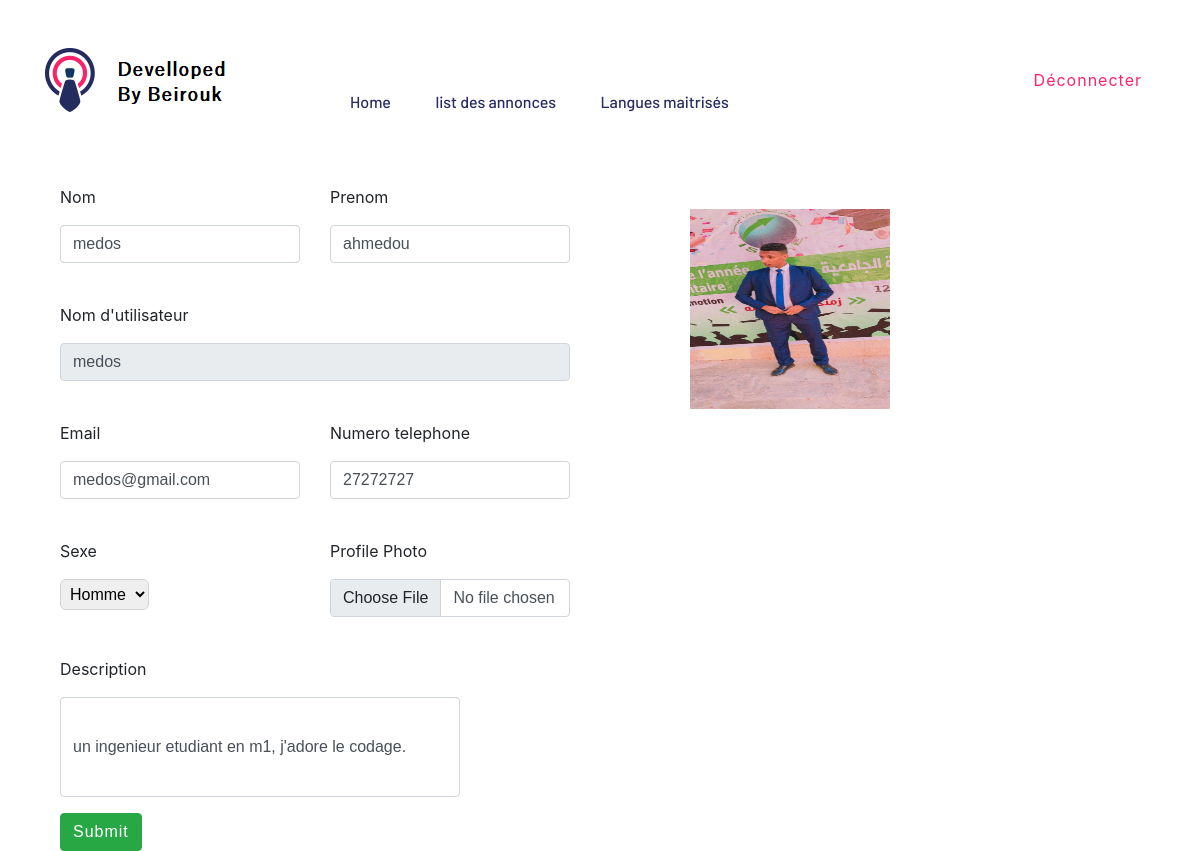
The page /page_home_chercheur_emploi/ (signed in) on the database its author committed.
### myappdjf/models.py (models this page shows, shortened)
class C_emploi(models.Model):
    user = models.ForeignKey(User, on_delete=models.CASCADE)
    telephone = models.CharField(max_length=10)
    image = models.ImageField(upload_to="")
    sexe = models.CharField(max_length=10)
    type = models.CharField(max_length=15)
    description = models.TextField(max_length=400, default="", editable=False)
    experience = models.CharField(max_length=100, default="", editable=False)
    adresse = models.CharField(max_length=100, default="", editable=False)
    skills = models.CharField(max_length=200, default="", editable=False)

### myappdjf/views.py (the view, shortened to what this page needs)
# urls.py: path("page_home_chercheur_emploi/", views.page_home_chercheur_emploi, name="page_home_chercheur_emploi"),
def page_home_chercheur_emploi(request):
    if not request.user.is_authenticated:
        return redirect('/connexion_chercheur_emploi/')
    c_emploi = C_emploi.objects.get(user=request.user)
    return render(request, "page_home_chercheur_emploi.html", {'c_emploi':c_emploi})

### myappdjf/templates/page_home_chercheur_emploi.html (shortened to what this page needs)
{% extends 'user_navbar.html' %}
{% block body %}
<div class="container">
    <div class="row">
        <div class="col-sm-6">
            <form class="container mt-4" method="POST" enctype="multipart/form-data">
                <div class="row">
                    <div class="form-group col-md-6">
                        <label>Nom</label>
                        <input type="text" class="form-control mt-2" name="first_name" id="first_name"
                            value="{{c_emploi.user.first_name}}" required>
                    </div>
                    <div class="form-group col-md-6">
                        <label>Prenom</label>
                        <input type="text" class="form-control mt-2" name="last_name" id="last_name"
                        value="{{c_emploi.user.last_name}}" required>
                    </div>
                </div>
                <div class="row mt-4">
                    <div class="form-group col-md-12">
                        <label>Nom d'utilisateur</label>
                        <input type="text" class="form-control mt-2" name="username" id="username"
                            value="{{c_emploi.user.username}}" readonly>
                    </div>
                </div>
                <div class="row mt-4">
                    <div class="form-group col-md-6">
                        <label>Email </label>
                        <input type="email" class="form-control mt-2" name="email" id="email" value="{{c_emploi.user.email}}" required>
                    </div>
                    <div class="form-group col-md-6">
                        <label>Numero telephone </label>
                        <input type="tel" class="form-control mt-2" name="telephone" id="phone" value="{{c_emploi.telephone}}" required>
                    </div>
                </div>
                <div class="row mt-4">
                    <div class="form-group col-md-6">
                        <label>Sexe</label>
                        {% if c_emploi.sexe == "Male" %}
                        <div >
                            <Select name="sexe"  class="mt-2" style="border: 1px solid lightgrey; padding: 5px; border-radius: 6px;">
                                <option value="Male"> Homme </option>
                            </select>
                        </div>
                        {% endif %}
                    </div>
                    <div class="form-group col-md-6">
                        <label>Profile Photo</label>
                        <input type="file" class="form-control mt-2" name="image" id="image">
                    </div>
                </div>
                <div class="row mt-4">
                    <div class="form-group col-md-12">
                        <label>Description</label>
                        <input type="text" class="form-control mt-2" name="description" id="description"
                             value="{{c_emploi.description}}" style="height:100px; width:400px;"  required> </input>
                    </div>
                </div>
                <input type="submit" value="Submit" class="btn btn-success"  ">
            </form>
        </div>
        <div class="col-sm-4 mt-5 text-center">
            <img src="{{c_emploi.image.url}}" alt="" width="200px" height="200px">
        </div>
    </div>
</div>
{% endblock %}

### myappdjf/static/fs/css/main.css (style rules this page uses)
html { line-height: 1.15; -ms-text-size-adjust: 100%; -webkit-text-size-adjust: 100%; }
body { margin: 0; }
img { border-style: none; }
button, input, optgroup, select, textarea { font-family: sans-serif; font-size: 100%; line-height: 1.15; margin: 0; }
button, input { overflow: visible; }
button, select { text-transform: none; }
button, html [type="button"], [type="reset"], [type="submit"] { -webkit-appearance: button; }
html { height: 100%; }
* { box-sizing: border-box; }

### rows shown on the page
C_emploi: first_name "medos", last_name "ahmedou", username "medos", email "medos@gmail.com", telephone "27272727", description "un ingenieur etudiant en m1, j'adore le codage.", image (picture)
